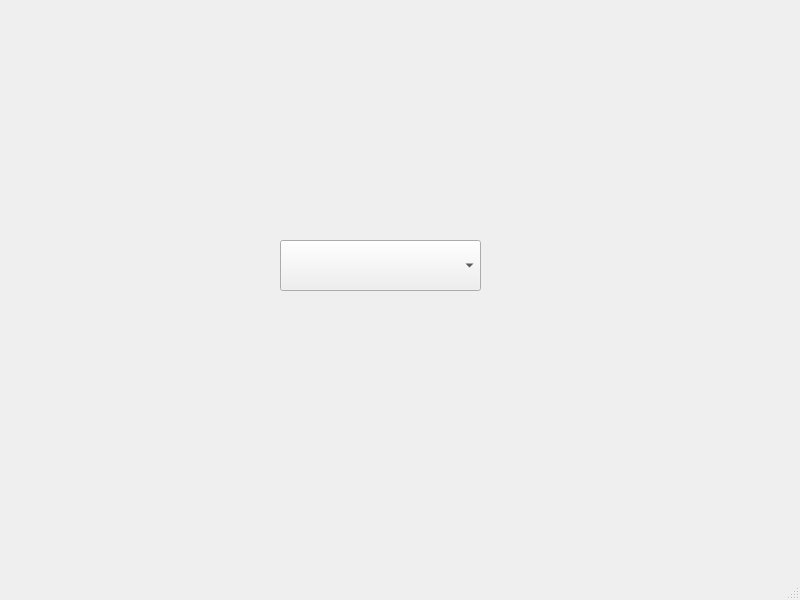
<?xml version="1.0" encoding="UTF-8"?>
<ui version="4.0">
 <class>MainWindow</class>
 <widget class="QMainWindow" name="MainWindow">
  <property name="geometry">
   <rect>
    <x>0</x>
    <y>0</y>
    <width>800</width>
    <height>600</height>
   </rect>
  </property>
  <property name="windowTitle">
   <string>MainWindow</string>
  </property>
  <widget class="QWidget" name="centralwidget">
   <widget class="QComboBox" name="comboBox">
    <property name="geometry">
     <rect>
      <x>280</x>
      <y>240</y>
      <width>201</width>
      <height>51</height>
     </rect>
    </property>
   </widget>
  </widget>
  <widget class="QMenuBar" name="menubar">
   <property name="geometry">
    <rect>
     <x>0</x>
     <y>0</y>
     <width>800</width>
     <height>21</height>
    </rect>
   </property>
  </widget>
  <widget class="QStatusBar" name="statusbar"/>
 </widget>
 <resources/>
 <connections/>
</ui>
